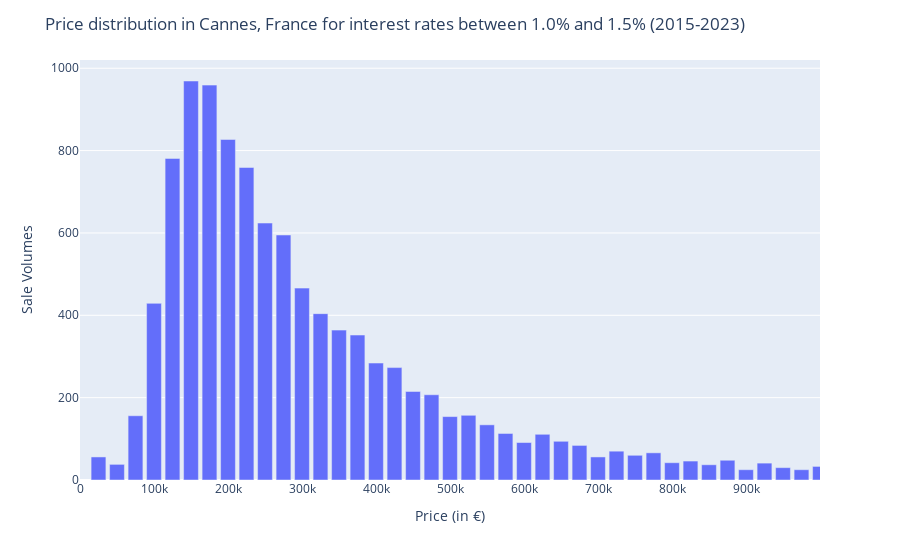

Notebook cell for this chart:
### Code cell
fig.show()

### Figure 1 — Plotly figure (JSON) as saved in the notebook; plotly's stock layout.template omitted (floating-point values rounded to 4 significant figures; data arrays with more than 128 entries replaced by an {"elided": "..."} marker saying what was removed)
{"data": [{"alignmentgroup": "True", "hovertemplate": "Price=%{x}<br>Sales Volume=%{y}<extra></extra>", "legendgroup": "", "marker": {"color": "#636efa", "pattern": {"shape": ""}}, "name": "", "offsetgroup": "", "orientation": "v", "showlegend": false, "textposition": "auto", "type": "bar", "x": {"elided": "191 int values"}, "xaxis": "x", "y": {"elided": "191 int values"}, "yaxis": "y"}], "layout": {"barmode": "relative", "legend": {"tracegroupgap": 0}, "margin": {"t": 60}, "title": {"text": "Price distribution in Cannes, France for interest rates between 1.0% and 1.5% (2015-2023)"}, "xaxis": {"anchor": "y", "domain": [0, 1], "range": [0, 1000000], "tickmode": "array", "ticktext": ["0", "100k", "200k", "300k", "400k", "500k", "600k", "700k", "800k", "900k"], "tickvals": [0, 100000, 200000, 300000, 400000, 500000, 600000, 700000, 800000, 900000], "title": {"text": "Price (in €)"}}, "yaxis": {"anchor": "x", "domain": [0, 1], "title": {"text": "Sale Volumes"}}}}
